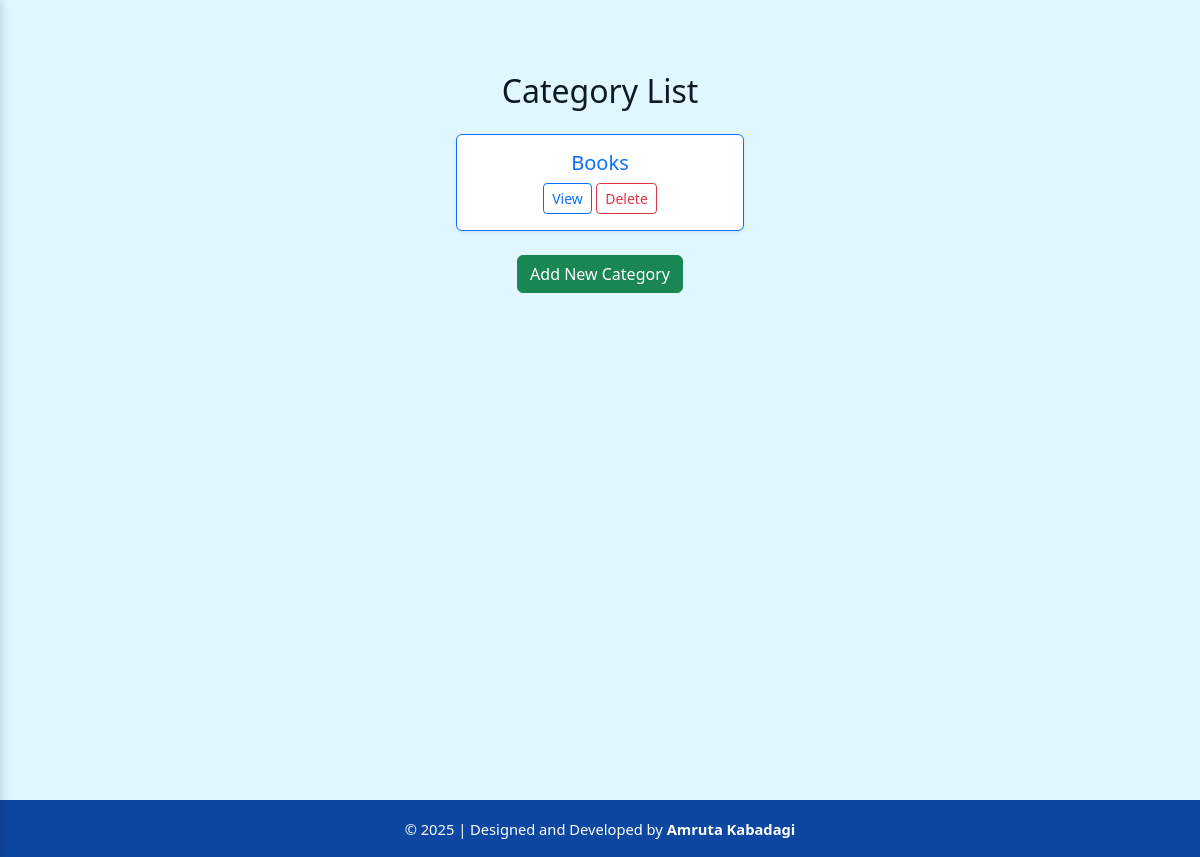
The page /categories/ on the database as committed earlier.
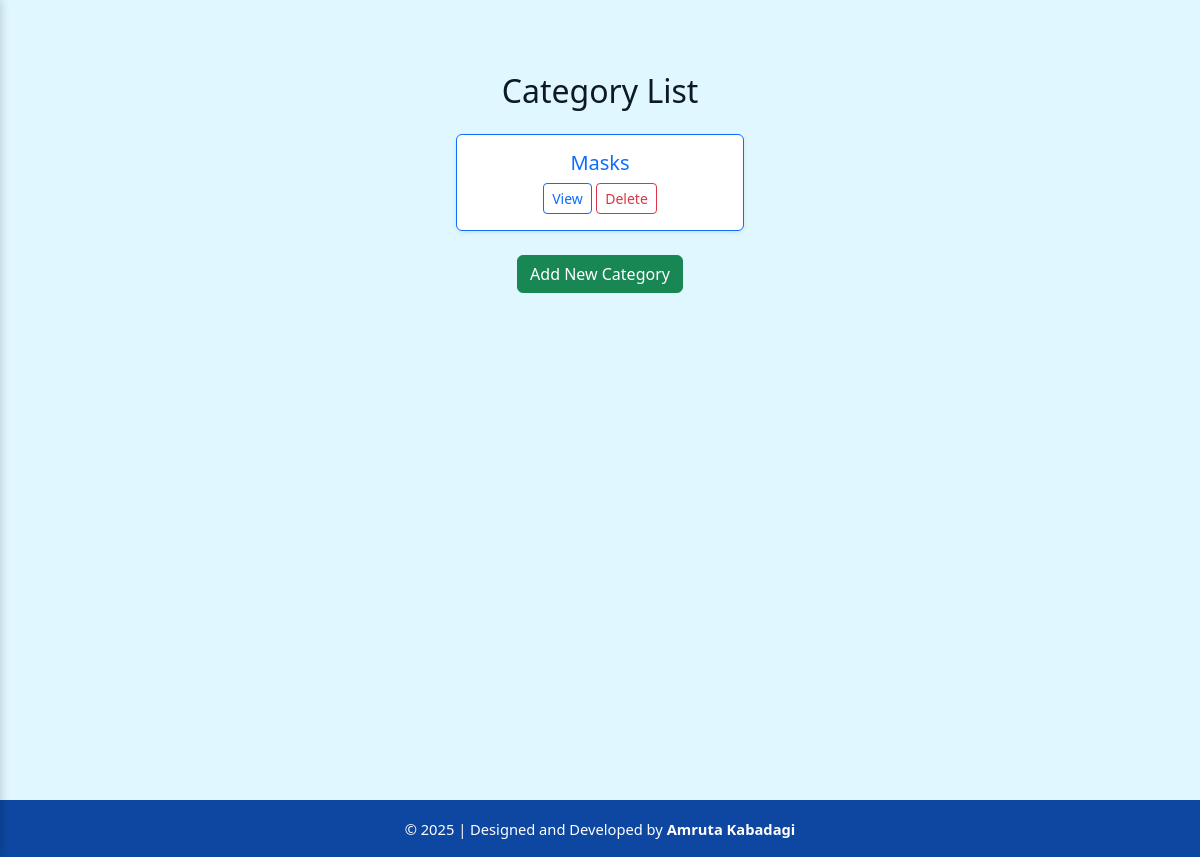
The same page on the database as committed later.
### myapp/models.py (models this page shows, shortened)
class Category(models.Model):
    name = models.CharField(max_length=100)

### myapp/views.py (the view)
# urls.py: path('categories/', category_list, name='category_list'),
def category_list(request):
    categories = Category.objects.all()
    return render(request, 'category/category_list.html', {'categories': categories})

### templates/category/category_list.html (shortened to what this page needs)
{% extends "base.html" %}
{% block content %}
<div class="container my-5 text-center">
    <h2 class="mb-4">Category List</h2>
    {% if categories %}
    <div class="row row-cols-1 row-cols-md-3 g-4 justify-content-center">
        {% for category in categories %}
        <div class="col d-flex justify-content-center">
            <div class="card h-100 shadow-sm border-primary" style="width: 18rem;">
                <div class="card-body">
                    <h5 class="card-title text-primary">{{ category.name }}</h5>
                    <a href="{% url 'category_detail' category.id %}" class="btn btn-outline-primary btn-sm">View</a>
                    <a href="{% url 'delete_category' category.id %}" class="btn btn-outline-danger btn-sm">Delete</a>
                </div>
            </div>
        </div>
        {% endfor %}
    </div>
    {% else %}
        <p class="text-muted">No categories found.</p>
    {% endif %}
    <div class="mt-4">
        <a href="{% url 'add_category' %}" class="btn btn-success">Add New Category</a>
    </div>
</div>
{% endblock %}

Rows that differ between the two databases and show on the page:
removed Category: name "Books"
added Category: name "Masks"
